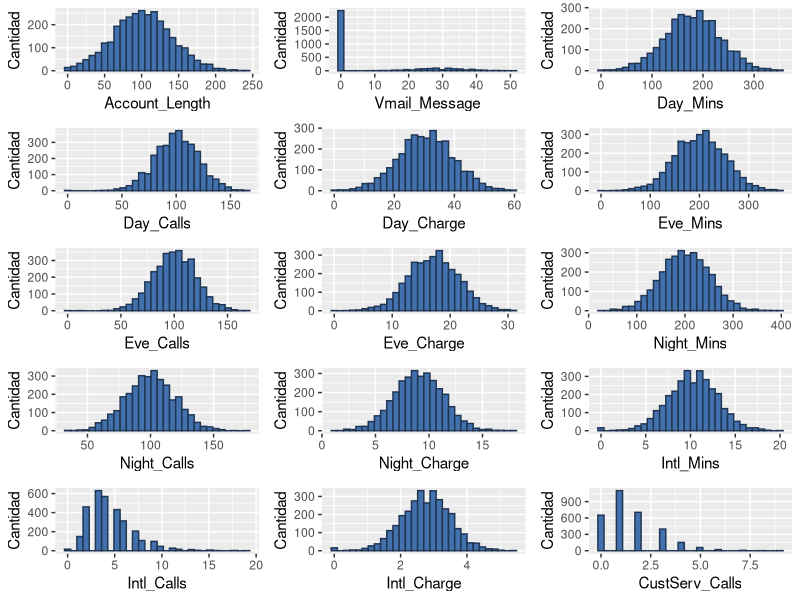
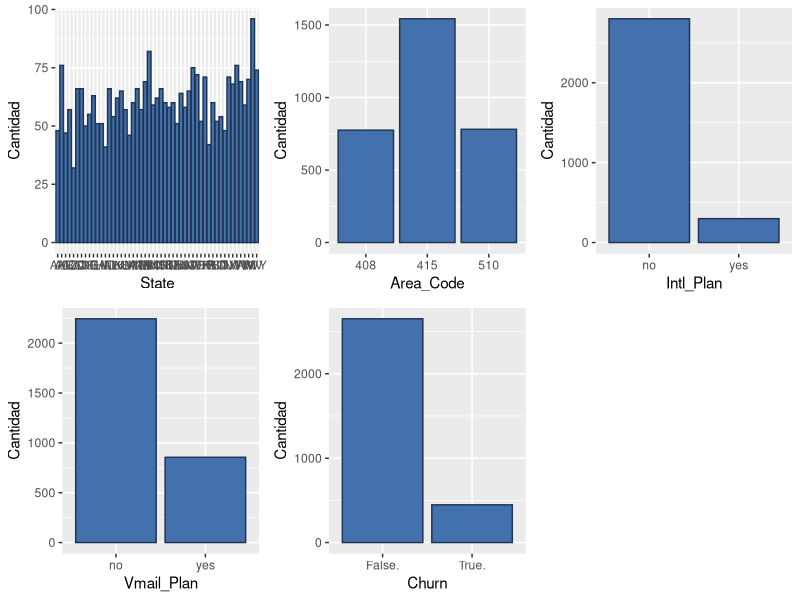
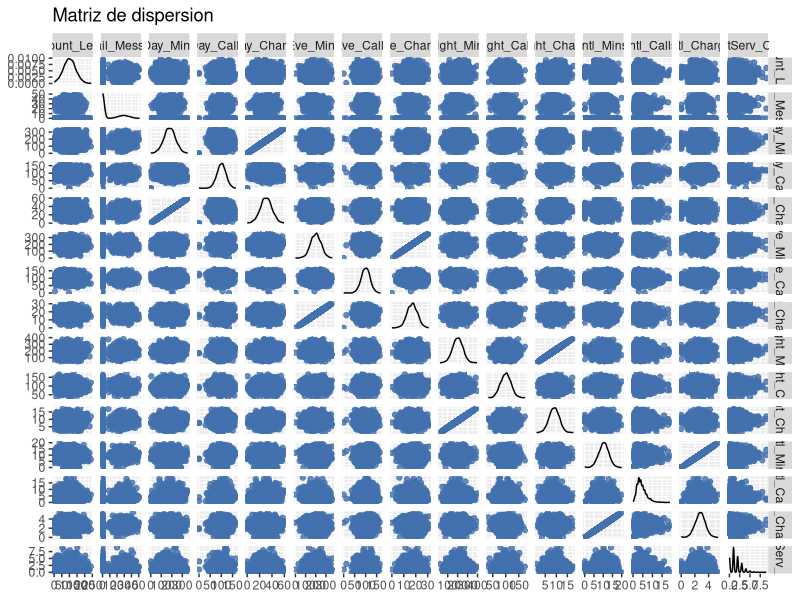
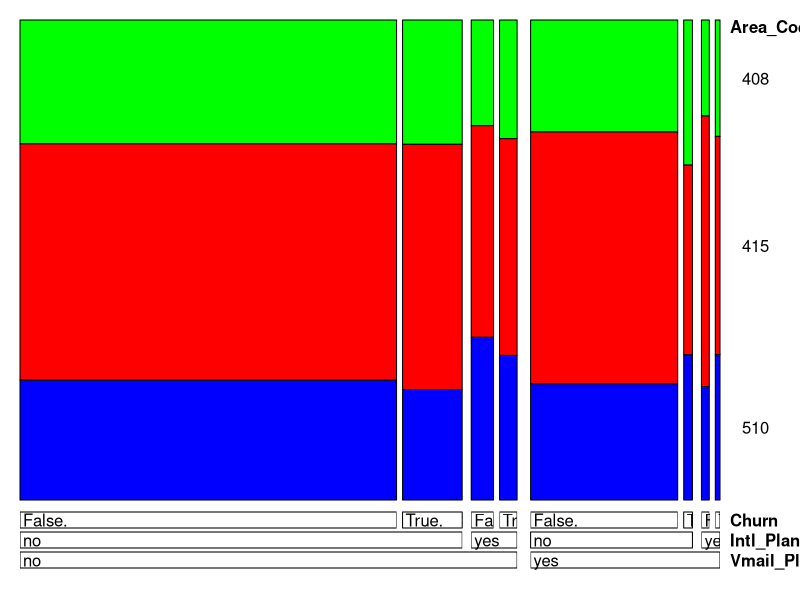
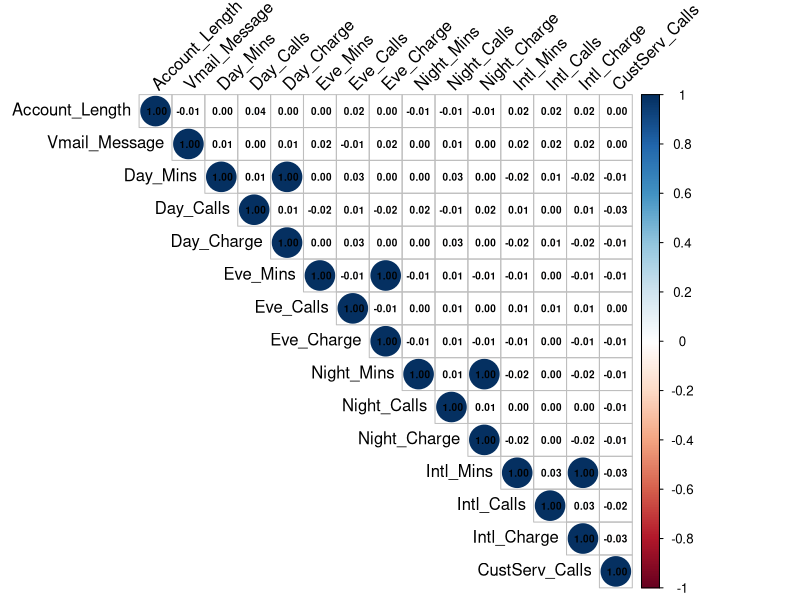
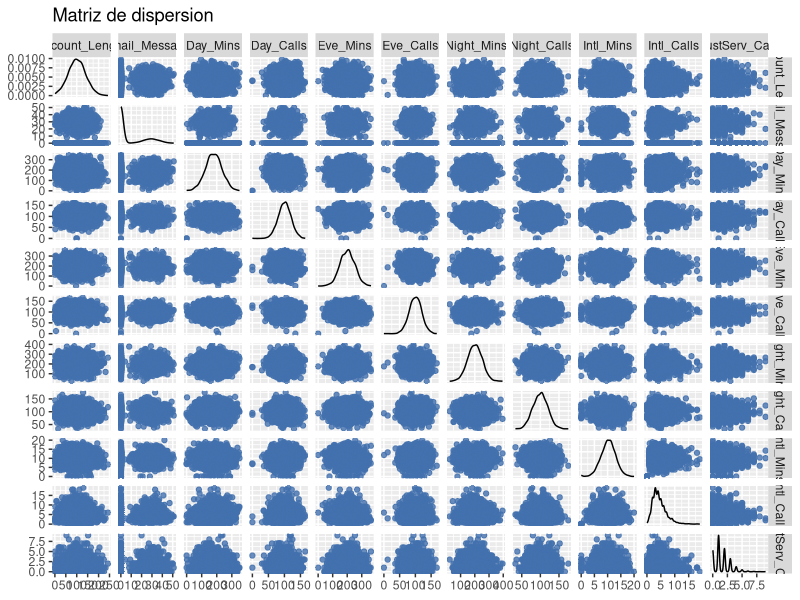
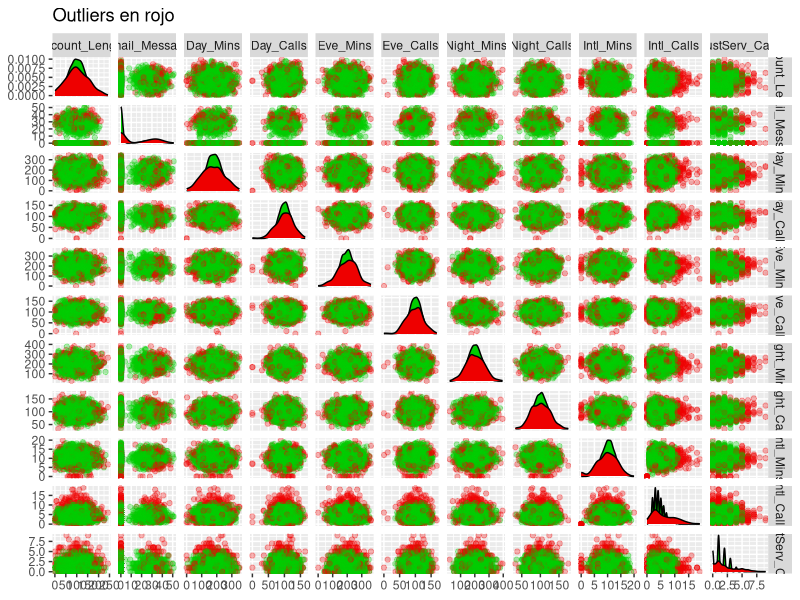

These charts were generated, in order, by the following R code:
## ---- chunk 1
knitr::opts_chunk$set(echo = TRUE)
## ---- chunk 2
library(readxl)         #Lectura de archivos
library(gridExtra)      #Ordenacion de graficos en pantalla
library(corrplot)       #Grafico de correlaciones
library(ggplot2)        #Graficos
library (tidyverse)     #Manipulacion de datasets
library(vcd)            #Visualizacion de datos categoricos
library(GGally)         #Extension de ggplot2 para combinacion de graficos/matrices
library(MASS)           #Utilizado para la estimacion del mve en distancias de Mahalanobis
## ---- chunk 3

# Limpieza de entorno
rm(list = ls())

# Lectura del archivo Excel mediante ventana emergente
subscriptores.raw <- read.csv2('Churn.csv')


# Verificacion de las variables y su tipo
str(subscriptores.raw)

# La variable Area_Code se cargo como numerica pero en realidad es una variable categorica.
# Utilizamos la funcion mutate para convertirla al tipo de dato factor
# subscriptores.raw <- mutate(subscriptores.raw, Area_Code = as.factor(Area_Code))

## ---- chunk 4

########HK: Convierto las 4 categoricas en Factor (estaba en el HTML, pero no lo encontre en el cod R) ##########

names <- c('State' ,'Area_Code','Intl_Plan','Vmail_Plan','Churn')
subscriptores.raw[,names] <- lapply(subscriptores.raw[,names] , factor)
str(subscriptores.raw)

########HK Duda:convendria que cust serv sea categorica para algun modelo? (es similar a la discusion de #rooms. depende del modelo a utilizar?) ##########
# subscriptores.raw <- mutate(subscriptores.raw, CustServ_Calls = as.factor(CustServ_Calls))

# Exploracion inicial del dataset y verificacion de valores faltantes (missings)
# No se observan valores faltantes
summary(subscriptores.raw)
head(subscriptores.raw, 10)

# Graficamos las variables. Utilizamos barplots para las categoricas e histogramas para las
# cuantitativas
# NOTA: no graficamos la variable Phone dado que es una variable de identificacion (ID)

# Creacion de vector con los indices de las variables cuantitativas y cualitativas
columnas.num <- which(sapply(subscriptores.raw, class) %in% c("numeric","integer"))
columnas.cat <- which(sapply(subscriptores.raw, class) %in% "factor")

# Debemos borrar del vector de indices de variables cualitativas al indice correspondiente a la 
# variable Phone, para lo cual mediante la funcion grep obtenemos el indice de la columna Phone
borrar <- grep("Phone", colnames(subscriptores.raw))

# Mediante la funcion setdiff eliminanos el indice correspondiente a Phone del vector columnas.cat
columnas.cat <- setdiff(columnas.cat, borrar)

# Inicializamos los vectores en los cuales se guardaran los histogramas (variables cuantitativas) y
# los barplots (variables cualitativas)
histograma <- vector(mode = "list", length = length(columnas.num))
barplt <- vector(mode = "list", length = length(columnas.cat))

# Mediante un loops for creamos los histogramas y barplots los guardamos en los vectores
# correspondientes
for (i in 1:length(columnas.num)){
  histograma[[i]] <- ggplot(subscriptores.raw, aes_string(colnames(subscriptores.raw[columnas.num[i]]))) + 
    geom_histogram(bins = 30, colour = "#1F3552", fill = "#4271AE") + 
    ylab("Cantidad") + xlab(colnames(subscriptores.raw[columnas.num[i]]))
}

for (i in 1:length(columnas.cat)){
  barplt[[i]] <- ggplot(subscriptores.raw, aes_string(colnames(subscriptores.raw[columnas.cat[i]]))) + 
    geom_bar(colour = "#1F3552", fill = "#4271AE") + 
    ylab("Cantidad") + xlab(colnames(subscriptores.raw[columnas.cat[i]]))
}
## ---- chunk 5

# Graficamos los histogramas
do.call(grid.arrange, c(histograma, ncol=3))
## ---- chunk 6

# Graficamos los barplots
do.call(grid.arrange, c(barplt, ncol=3))

## ---- chunk 7

# Graficos bivariados para variables cuantitativas - Matriz de dispersion
# En el grafico de dispersion no se aprecian correctamente los nombres de las variables. El orden
# de las variables en el grafico es el siguiende (de izquierda a derecha y de arriba hacia abajo)
colnames(subscriptores.raw[columnas.num])

ggpairs(subscriptores.raw[columnas.num], 
        title="Matriz de dispersion",
        upper = list(continuous = wrap("points", alpha = 0.8, color="#4271AE")),
        lower = list(continuous = wrap("points", alpha = 0.8, color="#4271AE")))

## ---- chunk 8

doubledecker(Area_Code ~ Vmail_Plan + Intl_Plan + Churn, data = subscriptores.raw,
             gp = gpar(fill = c("Green", "Red", "Blue")))

# doubledecker(Area_Code ~ Vmail_Plan + Churn, data = subscriptores,
#              gp = gpar(fill = c("Green", "Red", "Blue")))
# 
# doubledecker(Area_Code ~ Intl_Plan + Churn, data = subscriptores,
#              gp = gpar(fill = c("Green", "Red", "Blue")))
# 
# doubledecker(Churn ~ Area_Code, data = subscriptores,
#              gp = gpar(fill = c("Green", "Red")))
# doubledecker(Churn ~ Area_Code + Vmail_Plan + Intl_Plan, data = subscriptores,
#              gp = gpar(fill = c("Green", "Red")))
# doubledecker(Area_Code ~ Churn + Vmail_Plan + Intl_Plan, data = subscriptores,
#              gp = gpar(fill = c("Green", "Red", "Blue")))
# 
# doubledecker(Area_Code ~ Churn + Intl_Plan+ Vmail_Plan, data = subscriptores,
#              gp = gpar(fill = c("Green", "Red", "Blue")))



# Matriz de correlacion - Variables cuantitativas
# Se observa que las variables correlacionadas (positivamente y con valor 1) son
# Day_Mins y Day_Charge
# Eve_Mins y Eve_Charge
# Night_Mins y Night_Charge
# Intl_Mins y Intl_Charge
# Esto indica que a mayor cantidad de minutos consumidos, mayor el cargo.
## ---- chunk 9

corrplot(cor(subscriptores.raw[columnas.num]), 
         method = "circle",
         type = "upper",
         tl.col = "black",
         tl.srt = 45,
         number.cex=0.6,
         addCoef.col = "black")
## ---- chunk 10

subscriptores.red <- subscriptores.raw[, !colnames(subscriptores.raw) %in% c("Day_Charge", 
                                                                             "Eve_Charge", "Night_Charge", "Intl_Charge")]

# Tras eliminar las 4 varaibles cuantitativas edefinimos el vector con los indices de las 
# variables cuantitativas
columnas.num <- which(sapply(subscriptores.red, class) %in% c("numeric","integer"))

# Matriz de dispersion tras eliminas las columnas correlacionadas
ggpairs(subscriptores.red[columnas.num], 
        title="Matriz de dispersion",
        upper = list(continuous = wrap("points", alpha = 0.8, color="#4271AE")),
        lower = list(continuous = wrap("points", alpha = 0.8, color="#4271AE")))

# OUTLIERS
# Utilizamos distancias de Mahalanobis para el analisis de outliers de manera multivariada.
# Utilizamos el elipsoide de volumen minimo dado que es considerado un estimador robusto de posicion
# y escala para datos multivariados
cov.subs <- cov.rob(subscriptores.red[columnas.num], method = "mve", nsamp = "best")

dmahal <- mahalanobis(subscriptores.red[columnas.num], cov.subs$center, cov.subs$cov, inverted = F)

summary(dmahal)

# Estimo el valor para el cual por encima del mismo debería considerar que la observacion es un 
# outlier (las distancias de Mahalanobis siguen una distribucion chi cuadrado y tomo p = 0.05 con 
# grados de libertad igual al numero de variables cuantitativas menos 1 (la cantidad de variables 
# cuantitativas esta dado por el largo del vector columnas.num, al cual le restamos 1 para obtener
# los grados de libertad). Este valor se puede tomar de una tabla chi2 o estimarlo a traves de R:
valorCorte <- qchisq(0.95, length(columnas.num) - 1)

# Adjuntamos las distancias de mahalanobis al dataset
subscriptores.red$Mahalanobis <- dmahal

# Adjuntamos una columna al dataset para indicar si es oultlier o no basado en las distnacias de 
# Mahalanobis. Va a ser una columna con valores TRUE o FALSE. Inicializo primero todos los valores 
# en FALSE
subscriptores.red$Outlier <- FALSE
subscriptores.red$Outlier[subscriptores.red$Mahalanobis > valorCorte] <- TRUE

# Aplicamos una suma sobre la columna Outlier (los valores TRUE cuentan como 1) para obtener la
# cantidad de outliers detectados segun las distancias de Mahalanobis
sum(subscriptores.red$Outlier)
## ---- chunk 11

ggpairs(subscriptores.red[columnas.num], aes(color=subscriptores.red$Outlier),
        title="Outliers en rojo",
        upper = list(continuous = wrap("points", alpha = 0.3)),
        lower = list(continuous = wrap("points", alpha = 0.3))) +
  scale_fill_manual(values=c("green3", "red2")) +
  scale_color_manual(values=c("green3", "red2"))

## ---- chunk 12

# Creamos 2 nuevos dataset. En uno colocamos los outliers (subscriptores.out) y en el otro los 
# registros depurados de outliers (subscriptores.dep)
subscriptores.out <- subscriptores.red[subscriptores.red$Outlier == TRUE,] 
subscriptores.dep <- subscriptores.red[subscriptores.red$Outlier == FALSE,] 


# Dividimos en el dataset depurado (sin outliers) en 2 datasets, uno de test y otro de pruebas
# Para cada registro generamos un numero aleatorio basado en una distribucion uniforme y lo 
# guardamos como una nueva columna en el dataset.
set.seed(123)
subscriptores.dep$Test_Split <- runif(dim(subscriptores.dep)[1])

# Basados en el numero aleatorio asignado a cada registro dividimos el dataset depurado en training
# y tests. En las siguientes lineas se asigna aproximadamente un 10% a test y aproximadamente un 90%
# a training
subscriptores.test <- subscriptores.dep[subscriptores.dep$Test_Split <= 0.1,]
subscriptores.training <- subscriptores.dep[subscriptores.dep$Test_Split > 0.1,]

#Ejemplo de edicion
